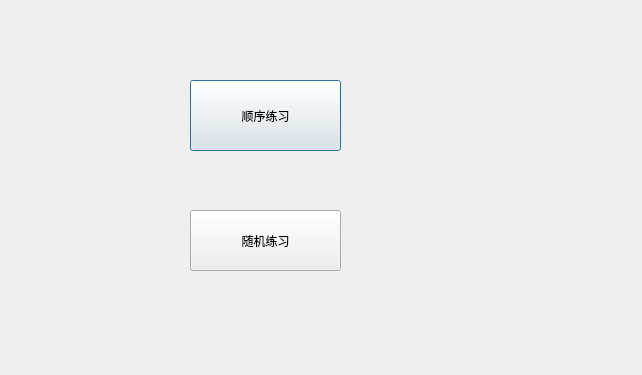
<?xml version="1.0" encoding="UTF-8"?>
<ui version="4.0">
 <class>order_disorder</class>
 <widget class="QDialog" name="order_disorder">
  <property name="geometry">
   <rect>
    <x>0</x>
    <y>0</y>
    <width>642</width>
    <height>375</height>
   </rect>
  </property>
  <property name="windowTitle">
   <string>有序与无序</string>
  </property>
  <widget class="QPushButton" name="pushButton">
   <property name="geometry">
    <rect>
     <x>190</x>
     <y>80</y>
     <width>151</width>
     <height>71</height>
    </rect>
   </property>
   <property name="text">
    <string>顺序练习</string>
   </property>
  </widget>
  <widget class="QPushButton" name="pushButton_2">
   <property name="geometry">
    <rect>
     <x>190</x>
     <y>210</y>
     <width>151</width>
     <height>61</height>
    </rect>
   </property>
   <property name="text">
    <string>随机练习</string>
   </property>
  </widget>
 </widget>
 <resources/>
 <connections/>
</ui>
